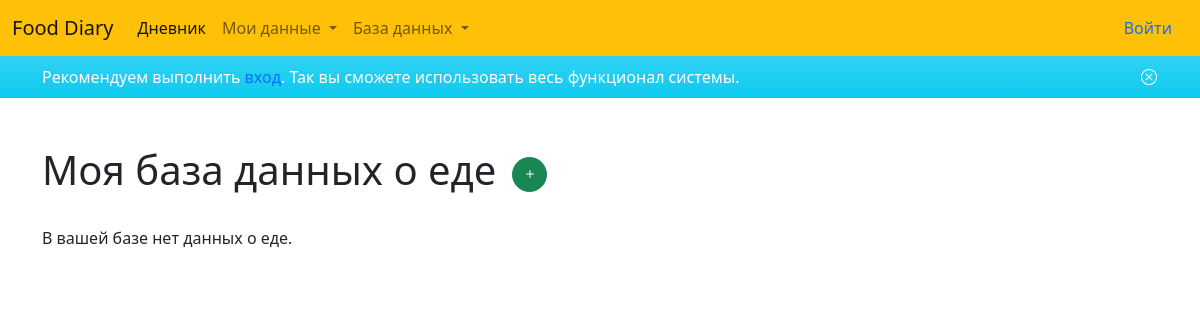
Before: /my-data/food/ with the older database file.
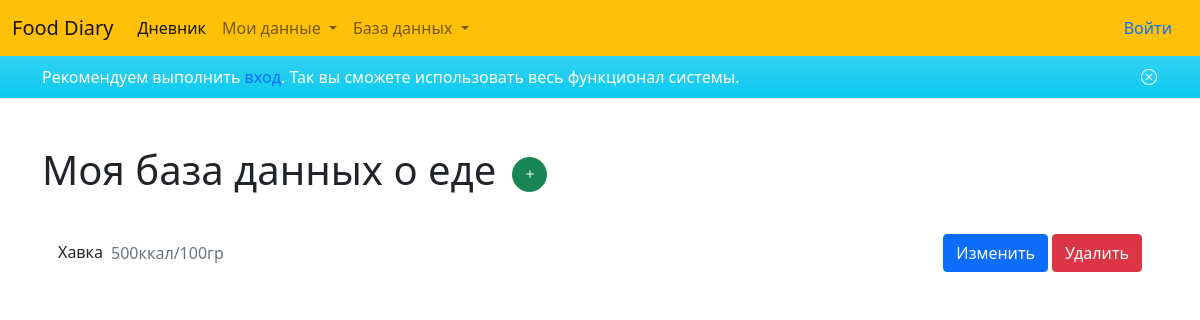
After: the same page with the newer database file.
### diary/models.py (models this page shows, shortened)
class Food(models.Model):
    user = models.ForeignKey(User, null=True, blank=True, related_name='food', on_delete=models.CASCADE)
    session_key = models.CharField('Ключ сессии', max_length=40, null=True, blank=True)
    title = models.CharField('Название', max_length=150)
    description = models.TextField('Описание', null=True, blank=True)
    calories = models.PositiveIntegerField('Калорийность на 100г')
    date = models.DateTimeField('Дата создания', auto_now_add=True)
    meals = models.ManyToManyField('Meal', related_name='meals', through='MealFood')
    class Meta:
        ordering = ('-date',)

### diary/views.py (the view)
# urls.py: path('my-data/food/', views.MyFoodListView.as_view(), name='my_food_list'),
class MyFoodListView(ListView):
    template_name = 'diary/food/list.html'
    context_object_name = 'food'
    def get_queryset(self):
        if self.request.user.is_authenticated:
            return Food.objects.filter(user=self.request.user)
        else:
            return Food.objects.filter(session_key=self.request.session.session_key)

### diary/templates/diary/food/list.html (shortened to what this page needs)
{% extends 'base.html' %}
{% block content %}
<main>
    <div class="container">
        <div class="row mt-5">
            <div class="col-12">
                <div class="d-flex align-items-center mb-4">
                    <h1>Моя база данных о еде</h1>
                    <a href="{% url 'my_food_create' %}" class="btn btn-success ms-3 p-1 rounded-circle"
                        style="width: 35px; height: 35px;">
                        <i class="bi bi-plus"></i>
                    </a>
                </div>
            </div>
            <div class="col-12">
                {% if food.count > 0 %}
                <ul class="list-group list-group-flush">
                    {% for item in food %}
                        <li class="list-group-item d-flex jistify-content-between align-items-center">
                            <h6 class="m-0">{{item.title}}</h6>
                            <span class="ms-2 fs-6 text-muted">{{ item.calories }}ккал/100гр</span>
                            <div class="d-flex ms-auto">
                                <a href="{% url 'my_food_update' item.id %}" class="btn btn-primary">Изменить</a>
                                <a href="{% url 'my_food_delete' item.id %}" class="btn btn-danger ms-1">Удалить</a>
                            </div>
                        </li>
                    {% endfor %}
                </ul>
                {% else %}
                    <p>В вашей базе нет данных о еде.</p>
                {% endif %}
            </div>
        </div>
    </div>
</main>
{% endblock %}

Changed rows visible on the page:
added Food: title "Хавка", calories "500"
Other visible differences:
text no longer shown: "В вашей базе нет данных о еде."
